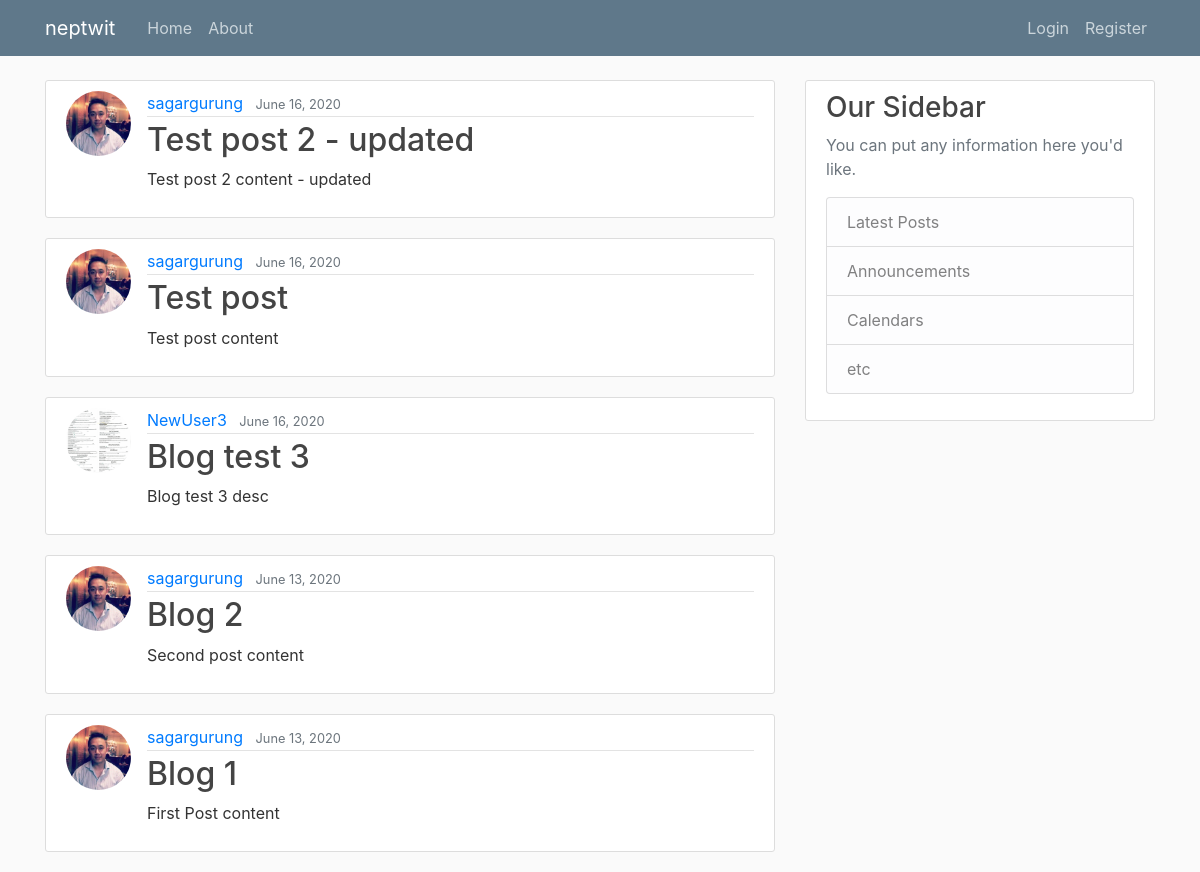
The app's page /, older data.
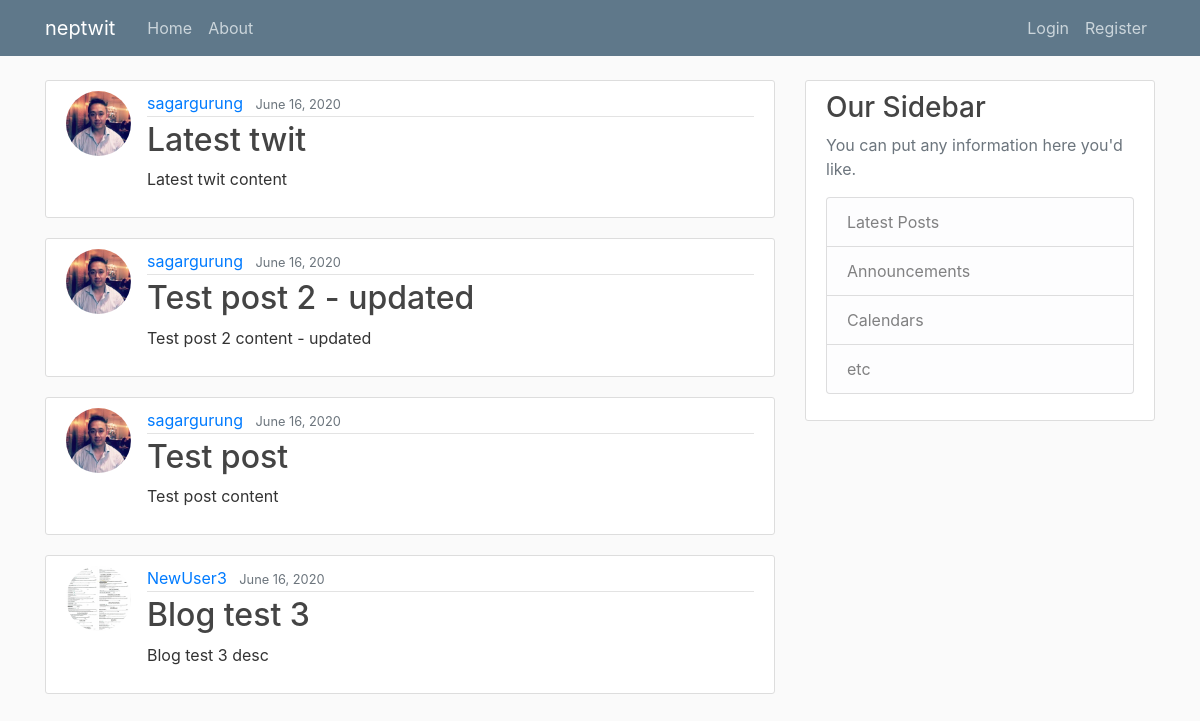
The same page, newer data.
### neptwit_blog/models.py (models this page shows, shortened)
class Post(models.Model):
    title = models.CharField(max_length=100)
    content = models.TextField()
    date_posted = models.DateTimeField(default=timezone.now)
    author = models.ForeignKey(User, on_delete=models.CASCADE)

### users/models.py (models this page shows, shortened)
class Profile(models.Model):
    user = models.OneToOneField(User, on_delete=models.CASCADE)
    image = models.ImageField(default='default.jpg', upload_to='profile_pics')

### neptwit_blog/views.py (the view)
# urls.py: path('', PostListView.as_view(), name='neptwitblog-home'),
class PostListView(ListView):
    model = Post
    template_name = 'neptwit_blog/home.html'
    context_object_name = 'posts'
    ordering = ['-date_posted']
    paginate_by = 5

### neptwit_blog/templates/neptwit_blog/home.html (shortened to what this page needs)
{% extends "neptwit_blog/base.html" %}
{% block content %}
    {% for post in posts %}
        <article class="media content-section">
            <img class="rounded-circle article-img" src="{{ post.author.profile.image.url }}" alt="">
            <div class="media-body">
                <div class="article-metadata">
                    <a class="mr-2" href="#">{{ post.author }}</a>
                    <small class="text-muted">{{ post.date_posted|date:"F d, Y" }}</small>
                </div>
                <h2><a class="article-title" href="{% url 'post-detail' post.id %}">{{ post.title }}</a></h2>
                <p class="article-content">{{ post.content }}</p>
            </div>
        </article>
    {% endfor %}
{% endblock content %}

### neptwit_blog/templates/neptwit_blog/base.html (shortened to what this page needs)
{% load static %}
<!DOCTYPE html>
<html lang="en">
<head>
    <link rel="stylesheet" href="https://stackpath.bootstrapcdn.com/bootstrap/4.5.0/css/bootstrap.min.css">
    <link rel="stylesheet" href="{% static 'neptwit_blog/main.css' %}" />
</head>
<body>
    <header class="site-header">
      <nav class="navbar navbar-expand-md navbar-dark bg-steel fixed-top">
        <div class="container">
          <a class="navbar-brand mr-4" href="{% url 'neptwitblog-home' %}">neptwit</a>
          <div class="collapse navbar-collapse" id="navbarToggle">
            <div class="navbar-nav mr-auto">
              <a class="nav-item nav-link" href="{% url 'neptwitblog-home' %}">Home</a>
              <a class="nav-item nav-link" href="{% url 'neptwitblog-about' %}">About</a>
            </div>
            <div class="navbar-nav">
                {% if user.is_authenticated %}
                    <a class="nav-item nav-link" href="{% url 'post-create' %}">New Twit</a>
                    <a class="nav-item nav-link" href="{% url 'profile' %}">Profile</a>
                    <a class="nav-item nav-link" href="{% url 'logout' %}">Logout</a>
                {% else %}
                    <a class="nav-item nav-link" href="{% url 'login' %}">Login</a>
                    <a class="nav-item nav-link" href="{% url 'register' %}">Register</a>
                {% endif %}
            </div>
          </div>
        </div>
      </nav>
    </header>
    <main role="main" class="container">
      <div class="row">
        <div class="col-md-8">
            {% block content %}{% endblock %}
        </div>
        <div class="col-md-4">
          <div class="content-section">
            <h3>Our Sidebar</h3>
            <p class='text-muted'>You can put any information here you'd like.
              <ul class="list-group">
                <li class="list-group-item list-group-item-light">Latest Posts</li>
                <li class="list-group-item list-group-item-light">Announcements</li>
                <li class="list-group-item list-group-item-light">Calendars</li>
                <li class="list-group-item list-group-item-light">etc</li>
              </ul>
            </p>
          </div>
        </div>
      </div>
    </main>
</body>
</html>

### neptwit_blog/static/neptwit_blog/main.css (style rules this page uses)
body { background: #fafafa; color: #333333; margin-top: 5rem; }
h1, h2, h3, h4, h5, h6 { color: #444444; }
ul { margin: 0; }
.bg-steel { background-color: #5f788a; }
.site-header .navbar-nav .nav-link { color: #cbd5db; }
.content-section { background: #ffffff; padding: 10px 20px; border: 1px solid #dddddd; border-radius: 3px; margin-bottom: 20px; }
.article-title { color: #444444; }
.article-content { white-space: pre-line; }
.article-img { height: 65px; width: 65px; margin-right: 16px; }
.article-metadata { padding-bottom: 1px; margin-bottom: 4px; border-bottom: 1px solid #e3e3e3 }

Row changes from the older to the newer data that the page shows:
removed Post: author.profile.image (picture), author "sagargurung", date_posted "June 13, 2020", title "Blog 2", content "Second post content"
removed Post: author.profile.image (picture), author "sagargurung", date_posted "June 13, 2020", title "Blog 1", content "First Post content"
added Post: author.profile.image (picture), author "sagargurung", date_posted "June 16, 2020", title "Latest twit", content "Latest twit content"
